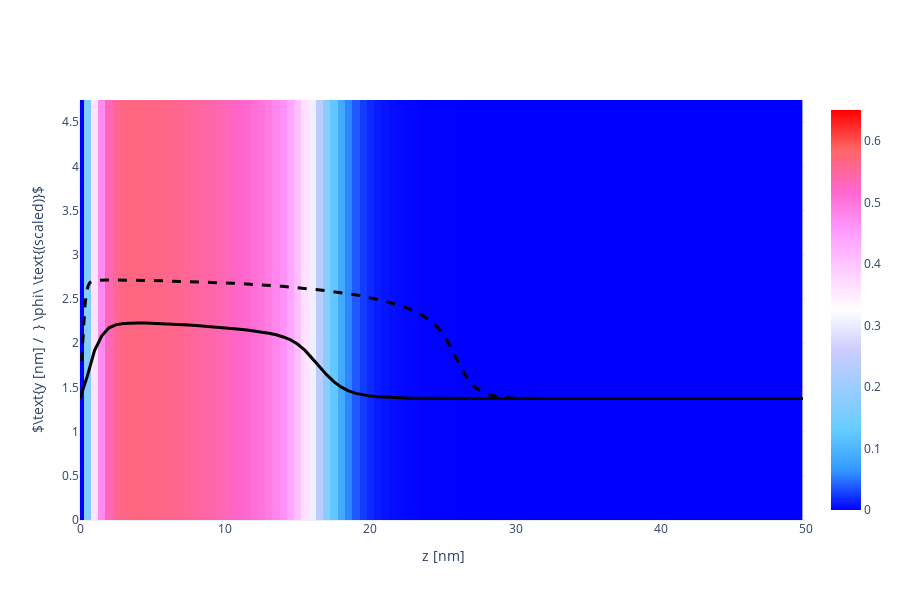

Source (notebook cell):
### Code cell
X, Y, Z = np.array(phAr.iloc[:,0]), np.array(phAr.iloc[:,1]), np.array(phAr.iloc[:,2])
vol = np.array(phAr.iloc[:,3])

Lz_max = 50
vol = vol[Z < Lz_max]
X = X[Z < Lz_max]
Y = Y[Z < Lz_max]
Z = Z[Z < Lz_max]

Nz_new = int(len(Z)/Nx/Ny)
x = [X[i*Ny*Nz_new] for i in range(Nx)]
y = [Y[j*Nz_new]    for j in range(Ny)]
z = [Z[k]           for k in range(Nz_new)]

xslice = 10
islice = int(xslice*(x[1]-x[0]))
vol = np.array([vol[(islice*Ny+j)*Nz_new+k] for j in range(Ny) for k in range(Nz_new)]).reshape(Ny, Nz_new)

import plotly.graph_objects as go
heatmap = go.Heatmap(
            x=z, y=y, z=vol,
            zmin = 0.0, zmax = 0.65,
            colorscale= 'Picnic'
          )
scatter = go.Scatter(
            x = z,
            y = 1.5*vol[int(Ny/2), :] + max(y)/2-1,
            line = dict(color='black', width=3)
          )

fname = GIT+'ph_a000x075N100_1D.dat'
df = pd.read_csv(fname, sep="\s+", skiprows=0)
a000x075_1d = pd.DataFrame([df.iloc[:,0], df.iloc[:,1]], index=['z', 'pha']).T

reference = go.Scatter(
                x = a000x075_1d.z,
                y = 1.5*a000x075_1d.pha + max(y)/2-1,
                line = dict(color='black', width=3, dash='dash')
            )

layout = go.Layout( xaxis_range = [0, Lz_max], yaxis_range = [0, y[-1]],
                    yaxis_title = r'$\text{y [nm] /  } \phi\ \text{(scaled)}$', xaxis_title = 'z [nm]',
                    scene_xaxis_showticklabels=True,
                    scene_yaxis_showticklabels=True,
                    scene_zaxis_showticklabels=True,
                    showlegend = False,
                    template='plotly_white', width=900, height=600)
fig = go.Figure(data = [heatmap, scatter, reference], layout = layout)
fig.show()

### Figure 1 — Plotly figure (JSON) as saved in the notebook; plotly's stock layout.template omitted (floating-point values rounded to 4 significant figures; data arrays with more than 128 entries replaced by an {"elided": "..."} marker saying what was removed)
{"data": [{"colorscale": [[0, "rgb(0,0,255)"], [0.1, "rgb(51,153,255)"], [0.2, "rgb(102,204,255)"], [0.3, "rgb(153,204,255)"], [0.4, "rgb(204,204,255)"], [0.5, "rgb(255,255,255)"], [0.6, "rgb(255,204,255)"], [0.7, "rgb(255,153,255)"], [0.8, "rgb(255,102,204)"], [0.9, "rgb(255,102,102)"], [1, "rgb(255,0,0)"]], "type": "heatmap", "x": [0, 0.5, 1, 1.5, 2, 2.5, 3, 3.5, 4, 4.5, 5, 5.5, 6, 6.5, 7, 7.5, 8, 8.5, 9, 9.5, 10, 10.5, 11, 11.5, 12, 12.5, 13, 13.5, 14, 14.5, 15, 15.5, 16, 16.5, 17, 17.5, 18, 18.5, 19, 19.5, 20, 20.5, 21, 21.5, 22, 22.5, 23, 23.5, 24, 24.5, 25, 25.5, 26, 26.5, 27, 27.5, 28, 28.5, 29, 29.5, 30, 30.5, 31, 31.5, 32, 32.5, 33, 33.5, 34, 34.5, 35, 35.5, 36, 36.5, 37, 37.5, 38, 38.5, 39, 39.5, 40, 40.5, 41, 41.5, 42, 42.5, 43, 43.5, 44, 44.5, 45, 45.5, 46, 46.5, 47, 47.5, 48, 48.5, 49, 49.5], "y": [0, 0.25, 0.5, 0.75, 1, 1.25, 1.5, 1.75, 2, 2.25, 2.5, 2.75, 3, 3.25, 3.5, 3.75, 4, 4.25, 4.5, 4.75], "z": {"elided": "20x100 float values"}, "zmax": 0.65, "zmin": 0}, {"line": {"color": "black", "width": 3}, "type": "scatter", "x": [0, 0.5, 1, 1.5, 2, 2.5, 3, 3.5, 4, 4.5, 5, 5.5, 6, 6.5, 7, 7.5, 8, 8.5, 9, 9.5, 10, 10.5, 11, 11.5, 12, 12.5, 13, 13.5, 14, 14.5, 15, 15.5, 16, 16.5, 17, 17.5, 18, 18.5, 19, 19.5, 20, 20.5, 21, 21.5, 22, 22.5, 23, 23.5, 24, 24.5, 25, 25.5, 26, 26.5, 27, 27.5, 28, 28.5, 29, 29.5, 30, 30.5, 31, 31.5, 32, 32.5, 33, 33.5, 34, 34.5, 35, 35.5, 36, 36.5, 37, 37.5, 38, 38.5, 39, 39.5, 40, 40.5, 41, 41.5, 42, 42.5, 43, 43.5, 44, 44.5, 45, 45.5, 46, 46.5, 47, 47.5, 48, 48.5, 49, 49.5], "y": [1.375, 1.624, 1.915, 2.084, 2.174, 2.21, 2.223, 2.228, 2.228, 2.227, 2.225, 2.222, 2.219, 2.215, 2.21, 2.205, 2.2, 2.194, 2.188, 2.181, 2.174, 2.166, 2.158, 2.148, 2.138, 2.126, 2.112, 2.094, 2.07, 2.036, 1.987, 1.918, 1.831, 1.734, 1.641, 1.562, 1.502, 1.46, 1.432, 1.413, 1.401, 1.393, 1.387, 1.384, 1.381, 1.379, 1.378, 1.377, 1.377, 1.376, 1.376, 1.376, 1.375, 1.375, 1.375, 1.375, 1.375, 1.375, 1.375, 1.375, 1.375, 1.375, 1.375, 1.375, 1.375, 1.375, 1.375, 1.375, 1.375, 1.375, 1.375, 1.375, 1.375, 1.375, 1.375, 1.375, 1.375, 1.375, 1.375, 1.375, 1.375, 1.375, 1.375, 1.375, 1.375, 1.375, 1.375, 1.375, 1.375, 1.375, 1.375, 1.375, 1.375, 1.375, 1.375, 1.375, 1.375, 1.375, 1.375, 1.375]}, {"line": {"color": "black", "dash": "dash", "width": 3}, "type": "scatter", "x": {"elided": "440 float values"}, "y": {"elided": "440 float values"}}], "layout": {"height": 600, "scene": {"xaxis": {"showticklabels": true}, "yaxis": {"showticklabels": true}, "zaxis": {"showticklabels": true}}, "showlegend": false, "width": 900, "xaxis": {"range": [0, 50], "title": {"text": "z [nm]"}, "type": "linear"}, "yaxis": {"range": [0, 4.75], "title": {"text": "$\\text{y [nm] /  } \\phi\\ \\text{(scaled)}$"}, "type": "linear"}}}
